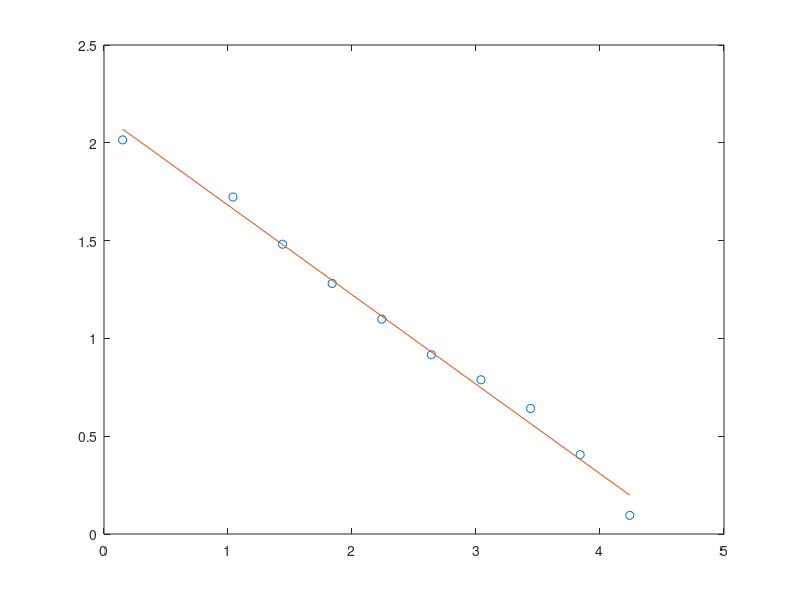
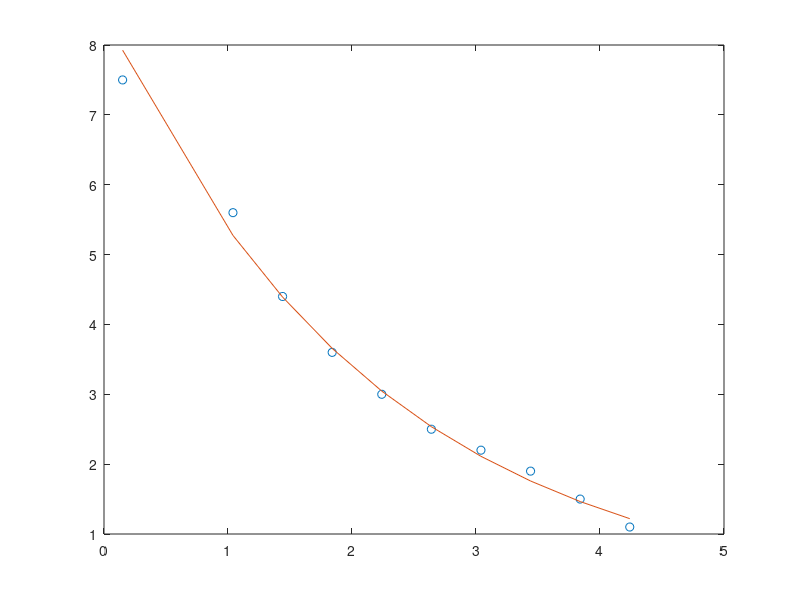

These charts were generated, in order, by the following MATLAB code:
x = [.15;
    1.04;
    1.44;
    1.84;
    2.24;
    2.64;
    3.04;
    3.44;
    3.84;
    4.24];
y = [7.5;
    5.6;
    4.4;
    3.6;
    3.0;
    2.5;
    2.2;
    1.9;
    1.5;
    1.1];
%{
Yest1 = -2*x+8;
plot(x,y,'o', x, Yest1)
error1 = sum((Yest1 - y).^2);
disp(error1);
val = polyfit(x,y,1);
Yest2 = val(1)*x+val(2);
error2 = sum((Yest2 - y).^2);
disp(error2);
%}

yprime = log(y);
valprime = polyfit(x,yprime, 1);
yprimeest = valprime(1)*x+valprime(2);
plot(x, yprime, 'o', x, yprimeest);
UnprimedA = exp(valprime(2));
UnprimedB = -valprime(1);
UnprimedYest = UnprimedA*exp(-UnprimedB*x);

figure()
plot(x, y, 'o', x, UnprimedYest);
disp(valprime);
disp([UnprimedA, UnprimedB]);